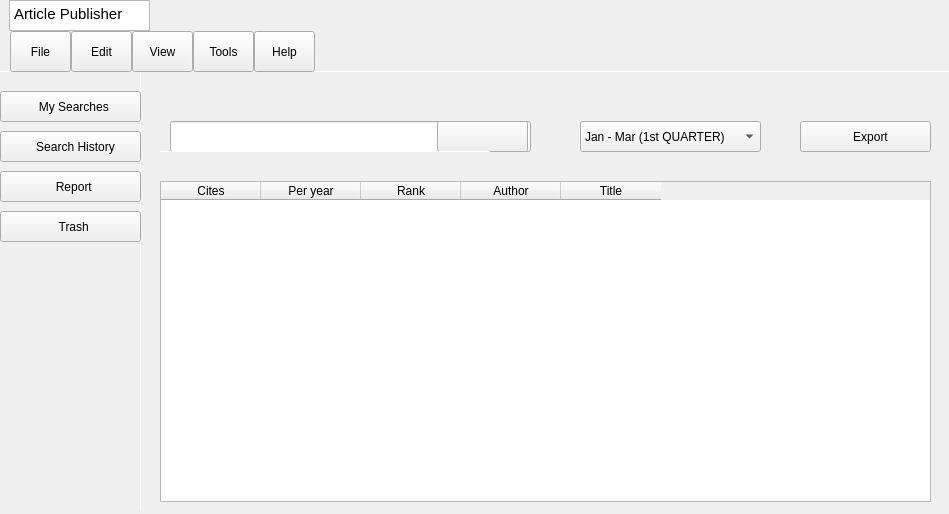
<?xml version="1.0" encoding="UTF-8"?>
<ui version="4.0">
 <class>MainWindow</class>
 <widget class="QMainWindow" name="MainWindow">
  <property name="geometry">
   <rect>
    <x>0</x>
    <y>0</y>
    <width>949</width>
    <height>514</height>
   </rect>
  </property>
  <property name="windowTitle">
   <string>MainWindow</string>
  </property>
  <property name="styleSheet">
   <string notr="true"/>
  </property>
  <widget class="QWidget" name="centralwidget">
   <property name="styleSheet">
    <string notr="true">*{
border:none;
background-color:transparent;
background:none;
padding:0;
margin:0;
color:rgb(0, 0, 0);

}

#widget{

	background-color: #8D8C8C;

}
#text{

	background-color: #8D8C8C;

}

#mainbody{

	background-color: rgb(255, 255, 255);

}

#horizontal_line{

	background-color: #8D8C8C;

}
#searchline{

	background-color: #8D8C8C;

}
#verticle_line{

	background-color: #8D8C8C;

}

#search{

	background-color: #D9D9D9;

}
#textEdit{

	background-color: #8D8C8C;

}
#exportBtn{
  
    background-color: #4397F9;
    border-radius: 10px;
property-icon: url(&quot;:/features/share.svg&quot;);
    color: white;
font-size: 16px;
}

#calender{

  border: 1px solid #202020;
    border-radius: 10px;

}

#exportBtn:hover{
  
    background-color:#8D8C8C;

  
}
#search:hover{
  
    background-color: #8D8C8C;

  
}
#history:hover{
  
    background-color: #8D8C8C;

  
}
#report:hover{
  
    background-color: #8D8C8C;

  
}
#trash:hover{
  
    background-color: #8D8C8C;

  
}

#file:hover{
  
    background-color: #8D8C8C;

  
}
#edit:hover{
  
    background-color: #8D8C8C;

  
}

#view:hover{
  
    background-color: #8D8C8C;

}

#tools:hover{
  
    background-color: #8D8C8C;

  
}

#help:hover{
  
    background-color: #8D8C8C;

  
}

</string>
   </property>
   <widget class="QWidget" name="mainbody" native="true">
    <property name="geometry">
     <rect>
      <x>0</x>
      <y>31</y>
      <width>951</width>
      <height>481</height>
     </rect>
    </property>
    <property name="sizePolicy">
     <sizepolicy hsizetype="Expanding" vsizetype="Expanding">
      <horstretch>0</horstretch>
      <verstretch>0</verstretch>
     </sizepolicy>
    </property>
    <property name="styleSheet">
     <string notr="true">#widget{

	background-color: #8D8C8C;

}</string>
    </property>
    <widget class="Line" name="horizontal_line">
     <property name="geometry">
      <rect>
       <x>0</x>
       <y>40</y>
       <width>951</width>
       <height>1</height>
      </rect>
     </property>
     <property name="orientation">
      <enum>Qt::Horizontal</enum>
     </property>
    </widget>
    <widget class="Line" name="verticle_line">
     <property name="geometry">
      <rect>
       <x>140</x>
       <y>40</y>
       <width>1</width>
       <height>440</height>
      </rect>
     </property>
     <property name="orientation">
      <enum>Qt::Vertical</enum>
     </property>
    </widget>
    <widget class="QPushButton" name="search">
     <property name="geometry">
      <rect>
       <x>0</x>
       <y>60</y>
       <width>141</width>
       <height>31</height>
      </rect>
     </property>
     <property name="text">
      <string>  My Searches</string>
     </property>
     <property name="icon">
      <iconset resource="resources_2.qrc">
       <normaloff>:/icons/feather/search.svg</normaloff>:/icons/feather/search.svg</iconset>
     </property>
    </widget>
    <widget class="QPushButton" name="history">
     <property name="geometry">
      <rect>
       <x>0</x>
       <y>100</y>
       <width>141</width>
       <height>31</height>
      </rect>
     </property>
     <property name="text">
      <string>   Search History</string>
     </property>
     <property name="icon">
      <iconset resource="resources_2.qrc">
       <normaloff>:/icons/feather/rotate-ccw.svg</normaloff>:/icons/feather/rotate-ccw.svg</iconset>
     </property>
    </widget>
    <widget class="QPushButton" name="report">
     <property name="geometry">
      <rect>
       <x>0</x>
       <y>140</y>
       <width>141</width>
       <height>31</height>
      </rect>
     </property>
     <property name="text">
      <string>  Report</string>
     </property>
     <property name="icon">
      <iconset resource="resources_2.qrc">
       <normaloff>:/icons/feather/file.svg</normaloff>:/icons/feather/file.svg</iconset>
     </property>
     <property name="iconSize">
      <size>
       <width>16</width>
       <height>16</height>
      </size>
     </property>
    </widget>
    <widget class="QPushButton" name="trash">
     <property name="geometry">
      <rect>
       <x>0</x>
       <y>180</y>
       <width>141</width>
       <height>31</height>
      </rect>
     </property>
     <property name="text">
      <string>  Trash</string>
     </property>
     <property name="icon">
      <iconset resource="resources_2.qrc">
       <normaloff>:/icons/feather/trash-2.svg</normaloff>:/icons/feather/trash-2.svg</iconset>
     </property>
    </widget>
    <widget class="QPushButton" name="file">
     <property name="geometry">
      <rect>
       <x>10</x>
       <y>0</y>
       <width>61</width>
       <height>41</height>
      </rect>
     </property>
     <property name="text">
      <string>File</string>
     </property>
    </widget>
    <widget class="QPushButton" name="edit">
     <property name="geometry">
      <rect>
       <x>71</x>
       <y>0</y>
       <width>61</width>
       <height>41</height>
      </rect>
     </property>
     <property name="text">
      <string>Edit</string>
     </property>
    </widget>
    <widget class="QPushButton" name="view">
     <property name="geometry">
      <rect>
       <x>132</x>
       <y>0</y>
       <width>61</width>
       <height>41</height>
      </rect>
     </property>
     <property name="text">
      <string>View</string>
     </property>
    </widget>
    <widget class="QPushButton" name="tools">
     <property name="geometry">
      <rect>
       <x>193</x>
       <y>0</y>
       <width>61</width>
       <height>41</height>
      </rect>
     </property>
     <property name="text">
      <string>Tools</string>
     </property>
    </widget>
    <widget class="QPushButton" name="help">
     <property name="geometry">
      <rect>
       <x>254</x>
       <y>0</y>
       <width>61</width>
       <height>41</height>
      </rect>
     </property>
     <property name="text">
      <string>Help</string>
     </property>
    </widget>
    <widget class="QPushButton" name="exportBtn">
     <property name="geometry">
      <rect>
       <x>800</x>
       <y>90</y>
       <width>131</width>
       <height>31</height>
      </rect>
     </property>
     <property name="text">
      <string>   Export</string>
     </property>
     <property name="icon">
      <iconset resource="resources_2.qrc">
       <normaloff>:/icons/feather/share.svg</normaloff>:/icons/feather/share.svg</iconset>
     </property>
     <property name="iconSize">
      <size>
       <width>20</width>
       <height>20</height>
      </size>
     </property>
    </widget>
    <widget class="QComboBox" name="calender">
     <property name="geometry">
      <rect>
       <x>580</x>
       <y>90</y>
       <width>181</width>
       <height>31</height>
      </rect>
     </property>
     <item>
      <property name="text">
       <string>Jan - Mar (1st QUARTER)</string>
      </property>
     </item>
     <item>
      <property name="text">
       <string>April - June (2nd QUARTER)</string>
      </property>
     </item>
     <item>
      <property name="text">
       <string>July - Sep (3rd QUARTER)</string>
      </property>
     </item>
     <item>
      <property name="text">
       <string>Oct - Dec (4th QUARTER)</string>
      </property>
     </item>
    </widget>
    <widget class="QTableWidget" name="tableWidget">
     <property name="geometry">
      <rect>
       <x>160</x>
       <y>150</y>
       <width>771</width>
       <height>321</height>
      </rect>
     </property>
     <column>
      <property name="text">
       <string>Cites</string>
      </property>
     </column>
     <column>
      <property name="text">
       <string>Per year</string>
      </property>
     </column>
     <column>
      <property name="text">
       <string>Rank</string>
      </property>
     </column>
     <column>
      <property name="text">
       <string>Author</string>
      </property>
     </column>
     <column>
      <property name="text">
       <string>Title</string>
      </property>
     </column>
    </widget>
    <widget class="QLineEdit" name="lineEdit">
     <property name="geometry">
      <rect>
       <x>170</x>
       <y>90</y>
       <width>361</width>
       <height>31</height>
      </rect>
     </property>
    </widget>
    <widget class="QPushButton" name="pushButton">
     <property name="geometry">
      <rect>
       <x>437</x>
       <y>90</y>
       <width>91</width>
       <height>31</height>
      </rect>
     </property>
     <property name="text">
      <string/>
     </property>
     <property name="icon">
      <iconset resource="resources_2.qrc">
       <normaloff>:/icons/feather/search.svg</normaloff>:/icons/feather/search.svg</iconset>
     </property>
     <property name="iconSize">
      <size>
       <width>20</width>
       <height>20</height>
      </size>
     </property>
    </widget>
    <widget class="Line" name="searchline">
     <property name="geometry">
      <rect>
       <x>160</x>
       <y>120</y>
       <width>331</width>
       <height>1</height>
      </rect>
     </property>
     <property name="orientation">
      <enum>Qt::Horizontal</enum>
     </property>
    </widget>
   </widget>
   <widget class="QWidget" name="widget" native="true">
    <property name="geometry">
     <rect>
      <x>-1</x>
      <y>0</y>
      <width>951</width>
      <height>31</height>
     </rect>
    </property>
    <property name="sizePolicy">
     <sizepolicy hsizetype="Expanding" vsizetype="Expanding">
      <horstretch>0</horstretch>
      <verstretch>0</verstretch>
     </sizepolicy>
    </property>
    <widget class="QTextEdit" name="textEdit">
     <property name="geometry">
      <rect>
       <x>10</x>
       <y>0</y>
       <width>141</width>
       <height>31</height>
      </rect>
     </property>
     <property name="html">
      <string>&lt;!DOCTYPE HTML PUBLIC &quot;-//W3C//DTD HTML 4.0//EN&quot; &quot;http://www.w3.org/TR/REC-html40/strict.dtd&quot;&gt;
&lt;html&gt;&lt;head&gt;&lt;meta name=&quot;qrichtext&quot; content=&quot;1&quot; /&gt;&lt;style type=&quot;text/css&quot;&gt;
p, li { white-space: pre-wrap; }
&lt;/style&gt;&lt;/head&gt;&lt;body style=&quot; font-family:'Ubuntu Sans'; font-size:11pt; font-weight:400; font-style:normal;&quot;&gt;
&lt;p style=&quot; margin-top:0px; margin-bottom:0px; margin-left:0px; margin-right:0px; -qt-block-indent:0; text-indent:0px;&quot;&gt;Article Publisher&lt;/p&gt;&lt;/body&gt;&lt;/html&gt;</string>
     </property>
    </widget>
   </widget>
  </widget>
 </widget>
 <resources>
  <include location="resources_2.qrc"/>
 </resources>
 <connections/>
</ui>
